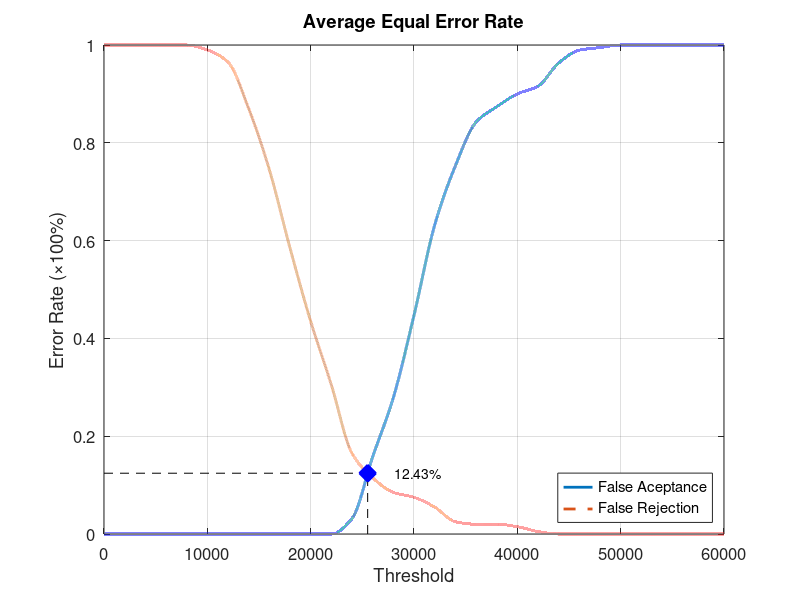
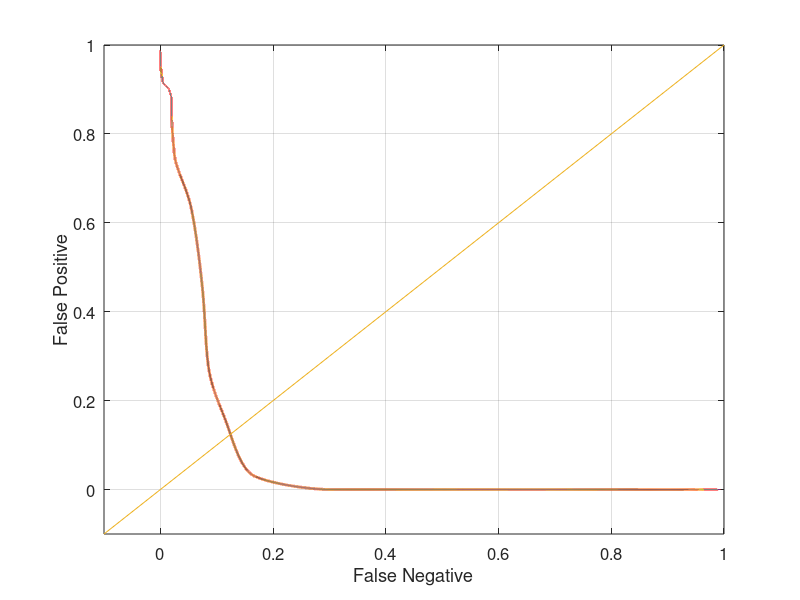

Write the MATLAB code that produced these figures, in order.
function yEER = Database5_2
close all;
clear;
clc;
x = 0:2000:60000;
xq = 0:0.5:60000;

y0 = [0 0 0 0 0 0 0 0 0 0 0 0 0.0315789 0.157895 0.278947 0.447368 0.631579 0.752632 0.842105 0.873684 0.9 0.915789 0.963158 0.989474 0.994737 1 1 1 1 1 1];
yy0 = interp1(x, y0, xq, 'pchip');
y1 = [1 1 1 1 1 0.99 0.965 0.87 0.745 0.585 0.435 0.305 0.165 0.115 0.085 0.075 0.055 0.025 0.02 0.02 0.015 0.005 0 0 0 0 0 0 0 0 0];
yy1 = interp1(x, y1, xq, 'pchip');

% Calculating EER: 
y2 = abs(y0 - y1);
find(y2 == min(y2))
yy2 = abs(yy0 - yy1);
xEER = find(yy2 == min(yy2));
xEERIndex = xq(xEER) % X-axis EER
yEER = yy0(xEER) % Y-axis EER

main = figure
plot(xq, yy0,'-','LineWidth', 2);	hold on
plot(xq, yy1,'--','LineWidth', 2);	hold on
plot([xEERIndex xEERIndex], [0 yEER], 'k--');	hold on
plot([0 xEERIndex], [yEER yEER], 'k--');	hold on
plot(xEERIndex, yEER, 'bx', 'LineWidth', 10);	hold on
text(xEERIndex + 10 * xEERIndex / 100, yEER, [num2str(round((10000 * yEER)) / 100) '%'])
legend('False Aceptance', 'False Rejection', 'Location', 'SouthEast')
xlabel('Threshold')
ylabel('Error Rate (\times100%)')
title('Average Equal Error Rate')
set(gca, 'FontSize', 12)
axis([0 60000 0 1])
grid on

print(main, 'Database5_2Main', '-dpng');
FNRxFPR = figure('Color', [1 1 1]);
plot(yy1, yy0, '-', yy1, yy0, 'LineWidth', 2);
hold on
y = -0.1:0.1:1
plot(y, y); 
set(gca, 'FontSize', 12)
xlabel('False Negative')
ylabel('False Positive')
axis([-0.1 1 -0.1 1])
set(gca, 'FontSize', 12)
grid on

print(FNRxFPR, 'Database5_2FNRxFPR','-dpng');
end
